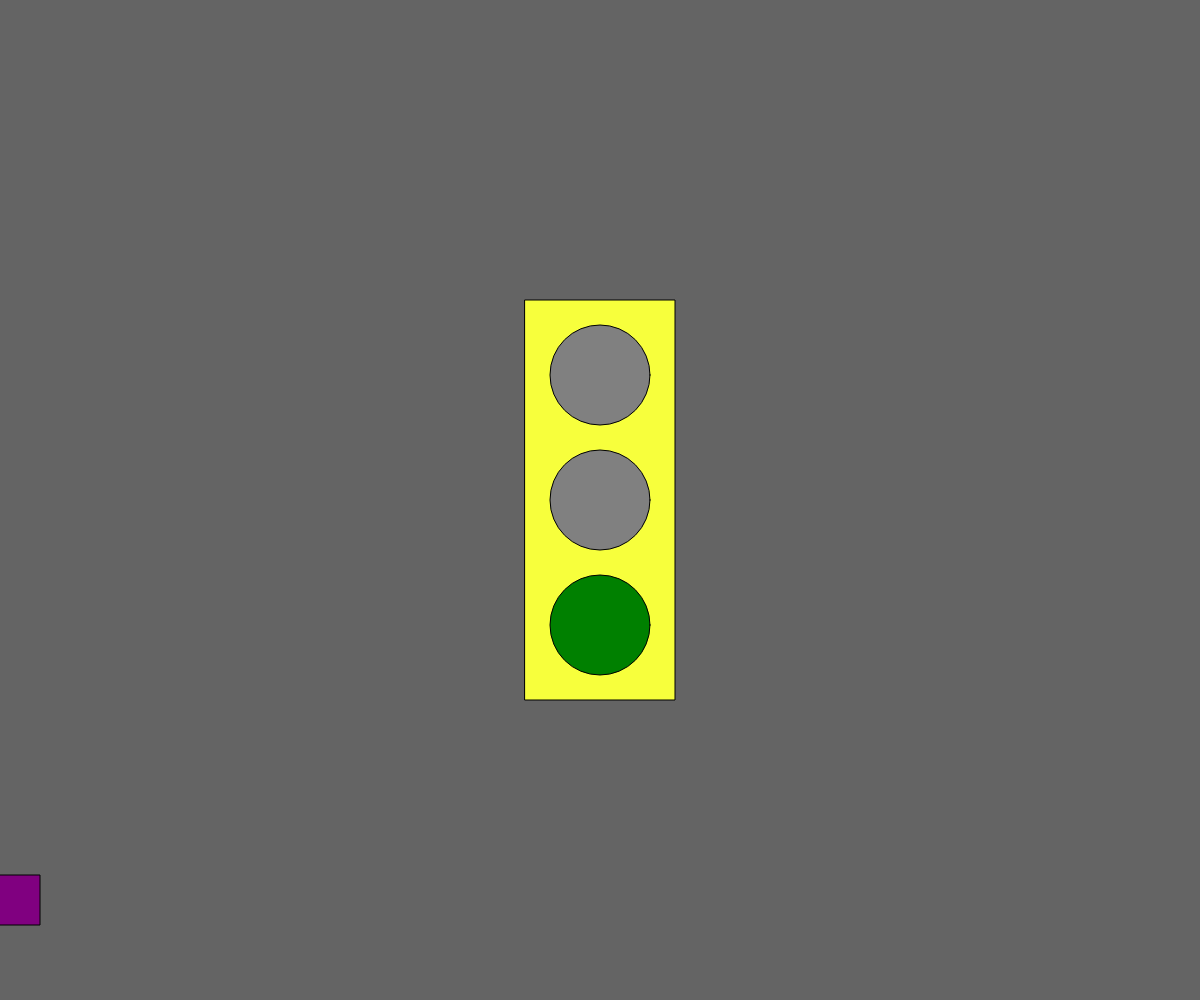
Frame 1 (no input)
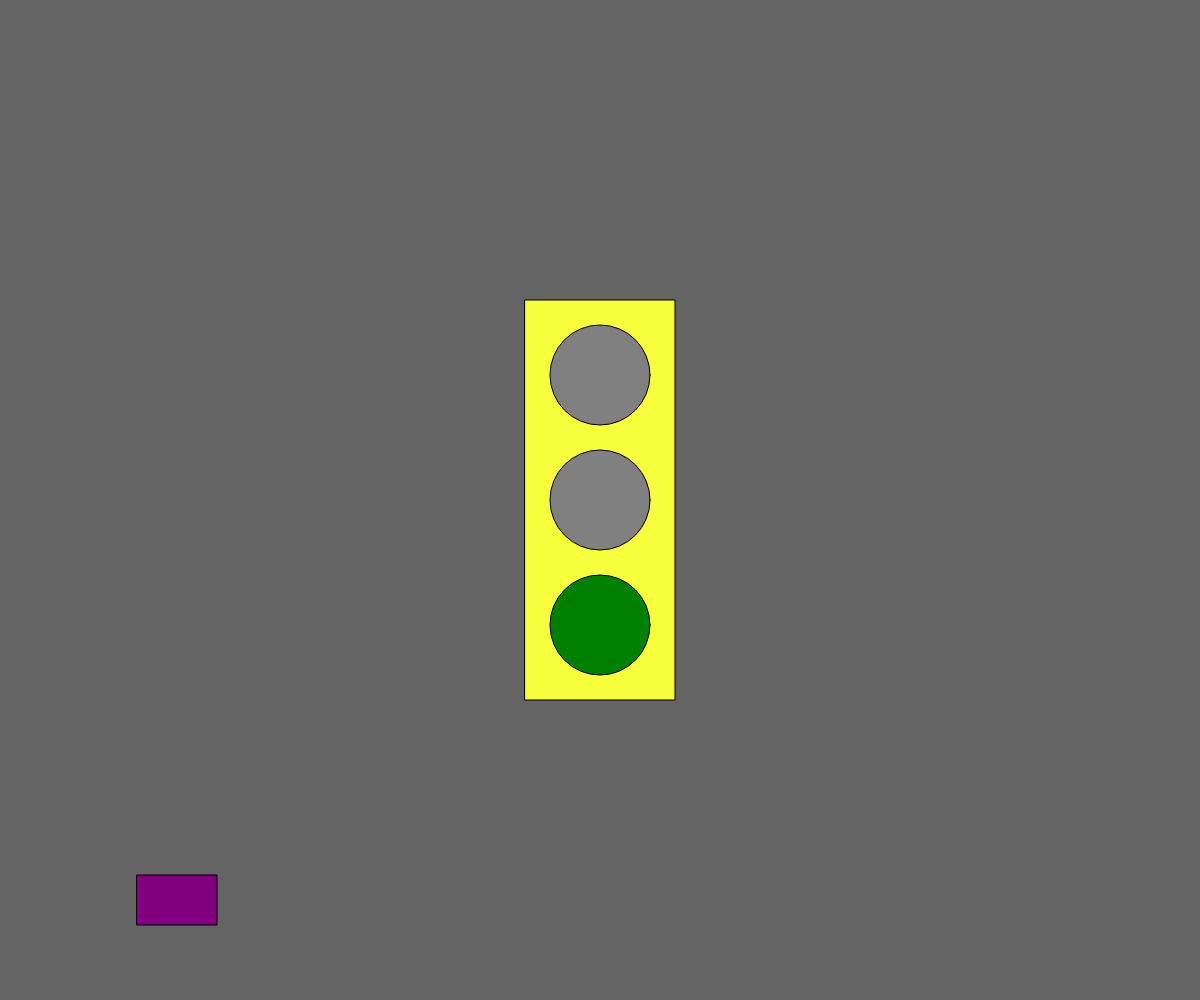
Frame 60 (no input)
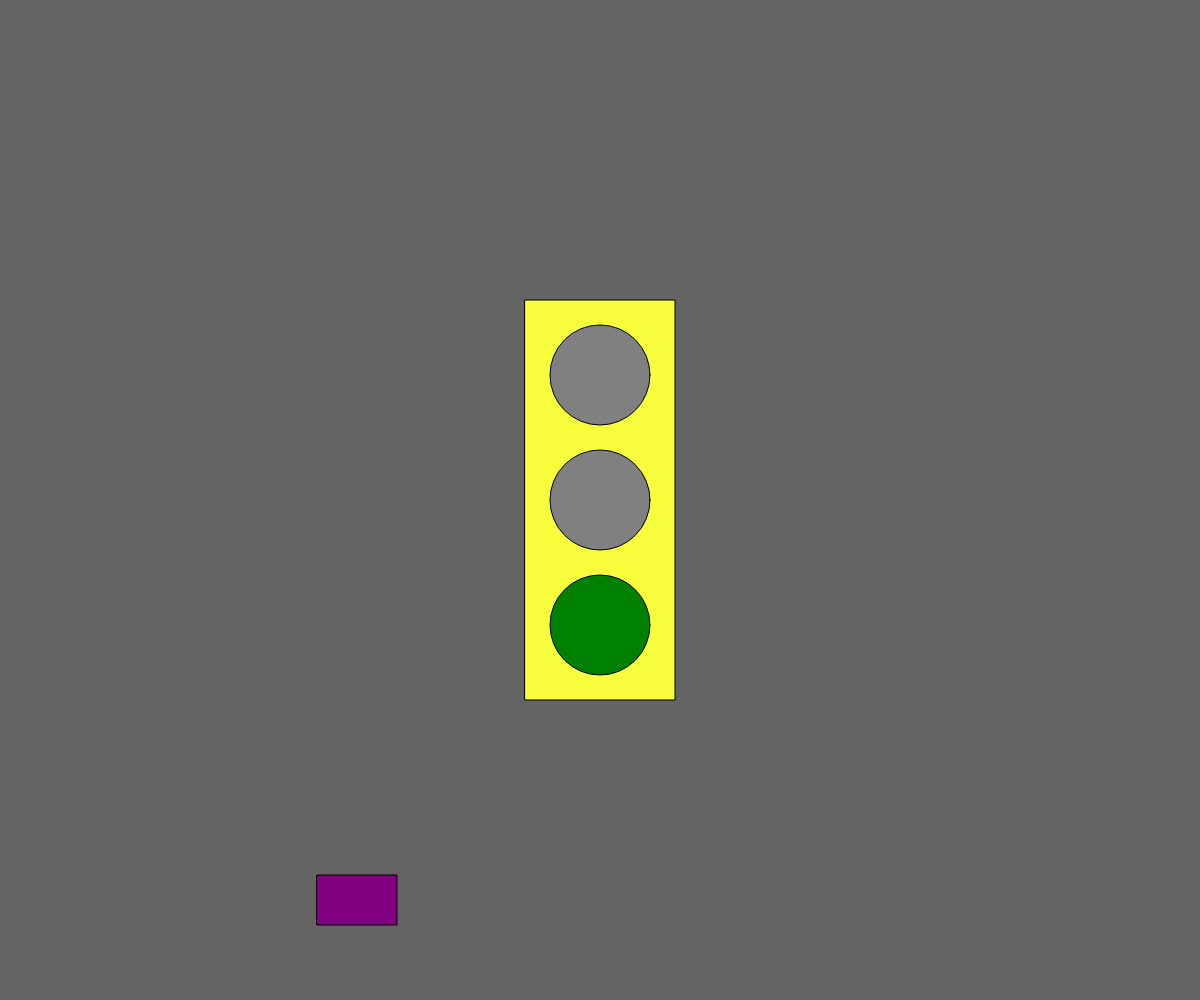
Frame 120 (the mouse pressed at the canvas centre since frame 60)

The p5.js sketch that drew these frames (run headless with seeded random() and noise() and a simulated clock; from frame 60 on, the mouse is pressed at the canvas centre):

// p5.js sketch
// ── sketch.js
var myState =0;
var timer =200;
var x =0;
var vel=3;

function setup(){
  createCanvas(windowWidth,windowHeight);
  rectMode(CENTER);
  ellipseMode(CENTER);
}


function draw(){

  background(100);
  fill('#f7ff3c');
  rect(width/2, height/2, 150, 400);

  switch (myState) {
    case 0:
    fill('grey');
    ellipse(width/2, height/2, 100, 100);
    ellipse(width/2, height/2-125,100, 100);
    fill('green');
    ellipse(width/2, height/2+125, 100, 100);

    doTimer(1, 100);
    vel=3;
    break;

    case 1:
    fill('grey');
    ellipse(width/2, height/2+125, 100, 100);
    ellipse(width/2, height/2-125,100, 100);
    fill('yellow');
    ellipse(width/2, height/2, 100, 100);
    doTimer(2, 50);
    vel=1;
    break;

    case 2:
    fill('grey');
    ellipse(width/2, height/2, 100, 100);
    ellipse(width/2, height/2+125, 100, 100);
    fill('red');
    ellipse(width/2, height/2-125,100, 100);
    doTimer(0, 15);
    vel=0;
    break;
  }

  fill('purple')
  rect(x, height-100, 80, 50);
  x=x+vel;
  if (x > width) {
    x=0;
  }
}

function doTimer(whichState, variableTimer){
  timer--;
  if (timer <= 0){
    timer = variableTimer;
    myState = whichState;
  }
}
